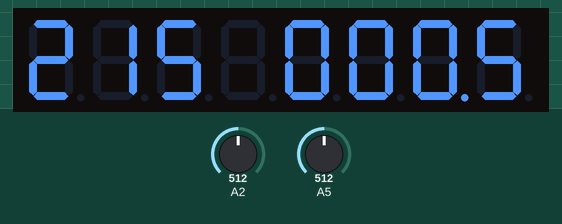
The sketch below on a simulated Arduino Uno, built with avr-gcc and run on an emulated ATmega328P. On the bench: 8-digit seven-segment display. Inputs (shaded band) come from the test bench; at power-on: A2 = 512, A5 = 512.

Above: at 1.3 s.
1.4 s: A2 set to 716
At 2.3 s:
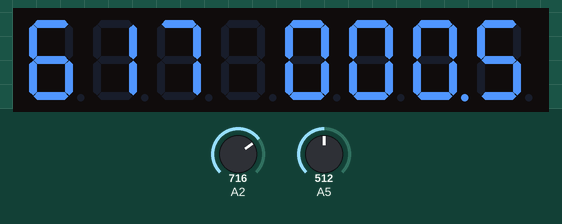
3.0 s: A5 set to 716
At 3.8 s:
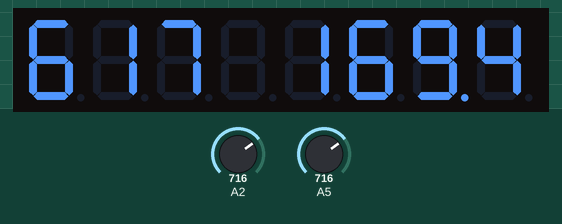
4.5 s: A2 set to 900
At 5.4 s:
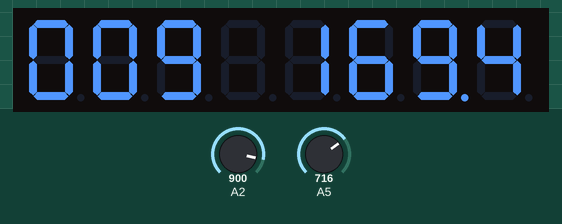
6.0 s: A5 set to 900
At 7.0 s:
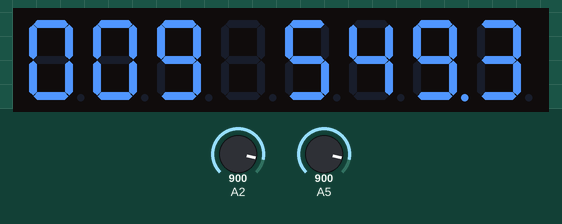
7.5 s: A2 set to 1023
At 8.6 s:
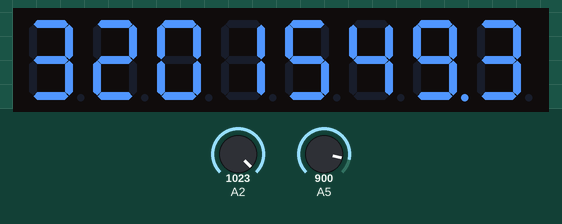
9.0 s: A5 set to 1023
At 10.2 s:
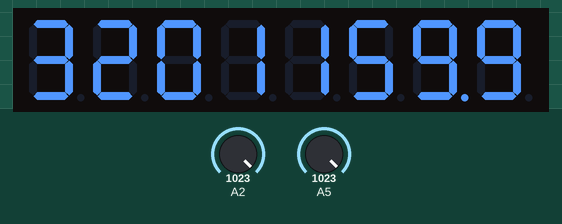
Timing chart, 0 to 11.5 s (numbered marks = the images above; inputs shaded):
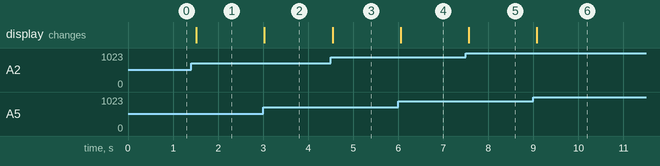

Measured:
- after the input at 1.4 s, the display: changes after 0.12 s (image 1)
- after the input at 3.0 s, the display: changes at once (image 2)
- after the input at 4.5 s, the display: changes at once (image 3)
- after the input at 6.0 s, the display: changes after 0.05 s (image 4)
- after the input at 7.5 s, the display: changes after 0.07 s (image 5)
- after the input at 9.0 s, the display: changes after 0.08 s (image 6)

The sketch:

environment_measure.ino
```cpp
#include <LedControl.h>

/*
 Now we need a LedControl to work with.
 ***** These pin numbers will probably not work with your hardware *****
 pin 12 is connected to the DataIn
 pin 11 is connected to the CLK
 pin 10 is connected to LOAD
 We have only a single MAX72XX.
 */
LedControl lc=LedControl(12,11,10,1);

void setup() {
	lc.shutdown(0,false);
	lc.setIntensity(0,8);
	lc.clearDisplay(0);
}

void loop() {
	lc.clearDisplay(0);

	int a2 = analogRead (A2);
	int a5 = analogRead (A5);

	float map_temp = ((5.0f * a5) / 1024.0f) * 100.0f;

	String atmos = String(a2);
	String temp = String(map_temp, 2);

	int c;
	for (int i = 0, len = temp.length(); i < len; i++) {
		c = temp[len - i - 1];
		if (i >= 3) {
			lc.setChar(0, 3 - i + 1, c, i == 3);
		}
		else {
			lc.setChar(0, 3 - i, c,false);
		}
	}

	for (int i = 0, len = atmos.length(); i < len; i++) {
		c = atmos[len - i - 1];
		lc.setChar(0, 7 - i, c, false);
	}

	delay (500);
}
```
